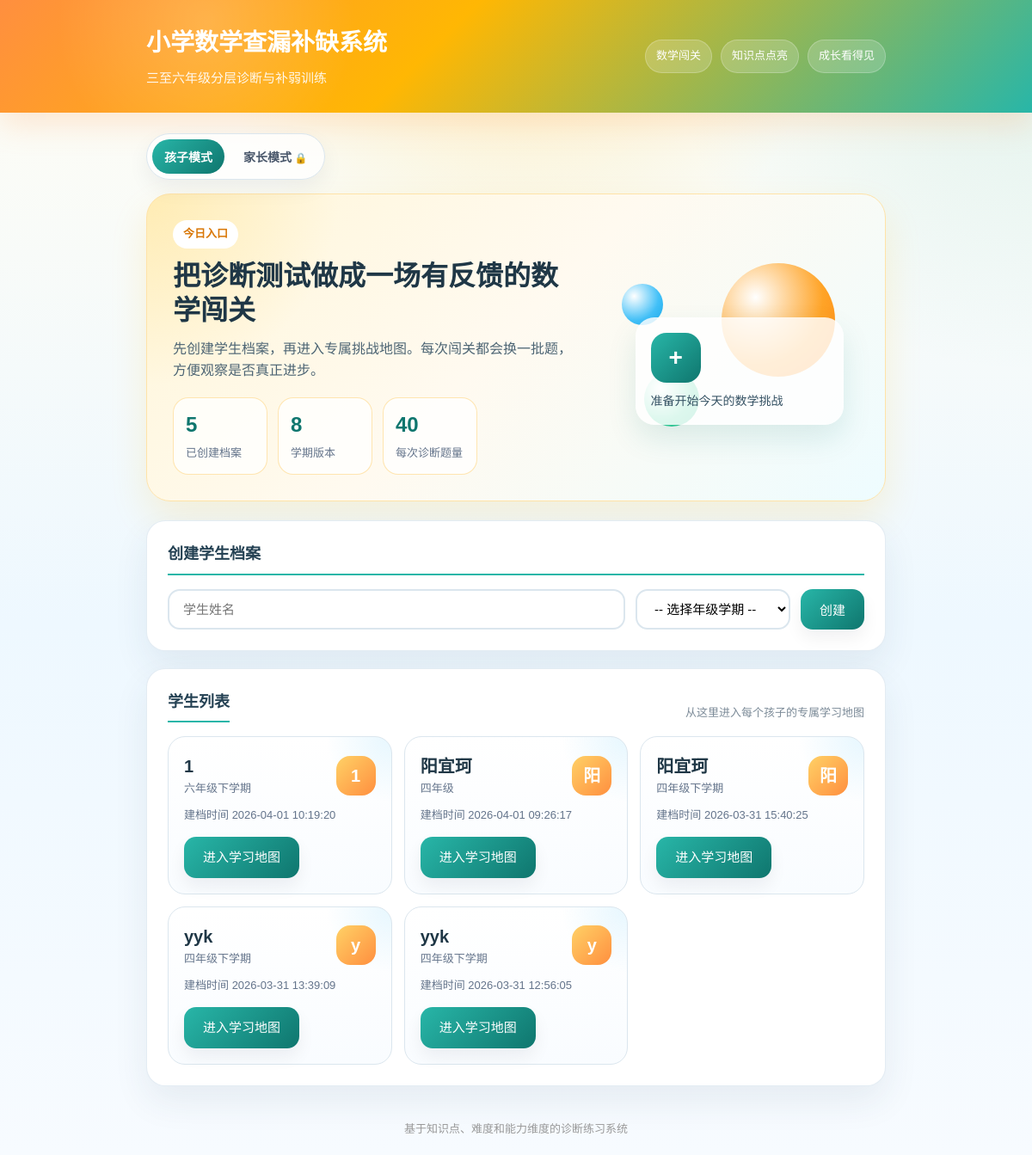
Before: / with the older database file.
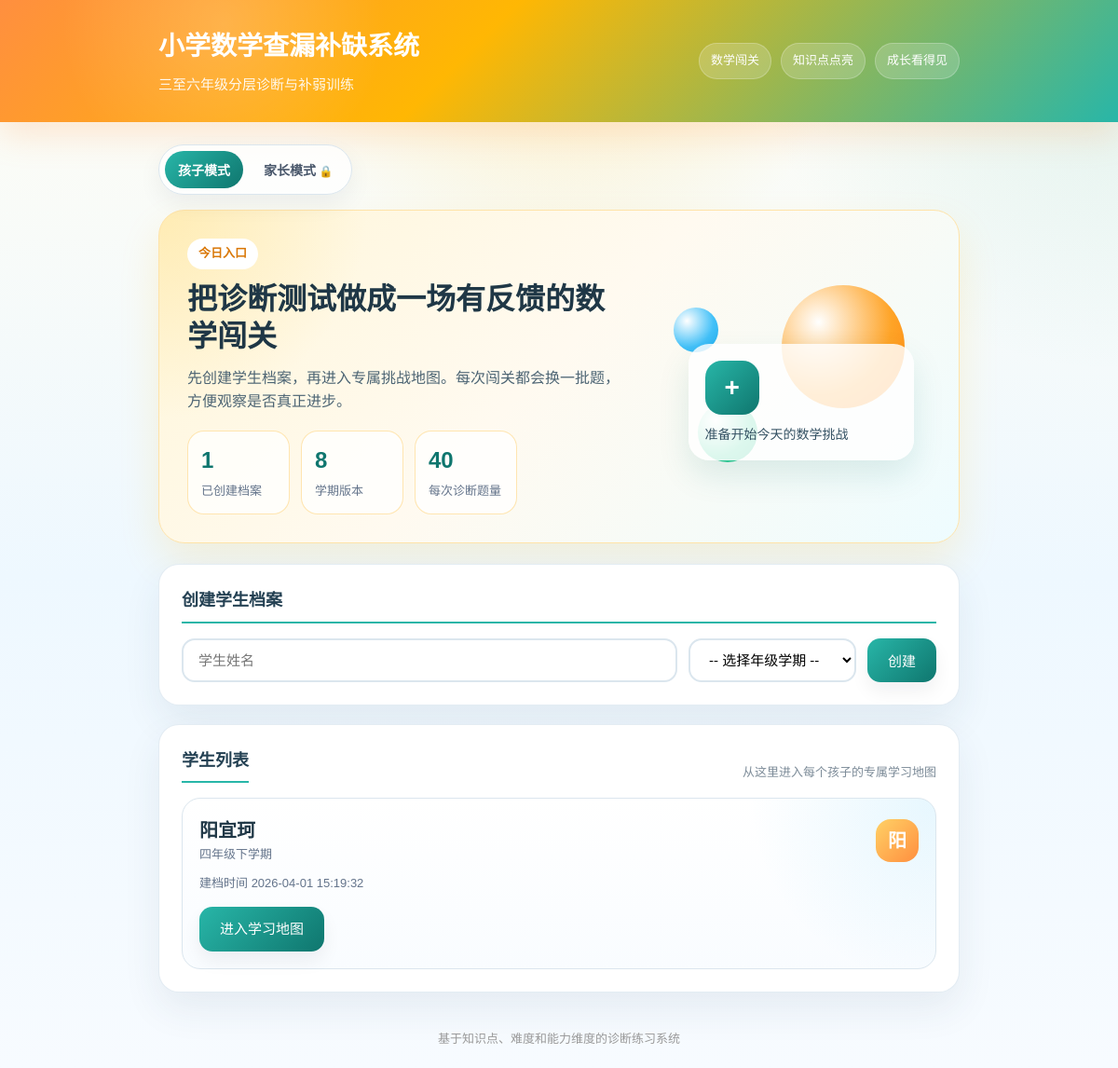
After: the same page with the newer database file.
### tables this page shows
CREATE TABLE students (
            id INTEGER PRIMARY KEY AUTOINCREMENT,
            name TEXT NOT NULL,
            class_name TEXT NOT NULL,
            grade TEXT NOT NULL DEFAULT '四年级下学期',
            created_at TEXT NOT NULL
        );

### app.py (the view)
@app.route("/")
def index():
    students = models.get_all_students()
    return render_template("index.html", students=students, grade_options=GRADE_OPTIONS)

### models.py (called while the page is built)
def get_db():
    conn = sqlite3.connect(DB_PATH)
    conn.row_factory = sqlite3.Row
    return conn

def get_all_students():
    conn = get_db()
    rows = conn.execute("SELECT * FROM students ORDER BY created_at DESC").fetchall()
    conn.close()
    return [dict(r) for r in rows]

### templates/index.html (shortened to what this page needs)
{% extends "base.html" %}
{% block content %}
<section class="hero-panel">
    <div class="hero-copy">
        <span class="eyebrow">今日入口</span>
        <h2>把诊断测试做成一场有反馈的数学闯关</h2>
        <p>先创建学生档案，再进入专属挑战地图。每次闯关都会换一批题，方便观察是否真正进步。</p>
        <div class="hero-stats">
            <div class="hero-stat">
                <strong>{{ students|length }}</strong>
                <span>已创建档案</span>
            </div>
            <div class="hero-stat">
                <strong>{{ grade_options|length }}</strong>
                <span>学期版本</span>
            </div>
            <div class="hero-stat">
                <strong>40</strong>
                <span>每次诊断题量</span>
            </div>
        </div>
    </div>
    <div class="hero-visual">
        <div class="planet planet-a"></div>
        <div class="planet planet-b"></div>
        <div class="planet planet-c"></div>
        <div class="hero-mascot">
            <div class="mascot-face">+</div>
            <p>准备开始今天的数学挑战</p>
        </div>
    </div>
</section>
<section class="card">
    <h2>创建学生档案</h2>
    <form method="POST" action="/student/create" class="form-inline">
        <input type="text" name="name" placeholder="学生姓名" required>
        <select name="grade" required>
            <option value="">-- 选择年级学期 --</option>
        </select>
        <button type="submit" class="btn btn-primary">创建</button>
    </form>
</section>
<section class="card">
    <div class="section-head">
        <h2>学生列表</h2>
        <span class="section-tip">从这里进入每个孩子的专属学习地图</span>
    </div>
    {% if students %}
    <div class="student-grid">
            {% for s in students %}
            <article class="student-card">
                <div class="student-card-top">
                    <div>
                        <div class="student-name">{{ s.name }}</div>
                        <div class="student-grade">{{ s.grade }}</div>
                    </div>
                    <span class="student-avatar">{{ s.name[:1] }}</span>
                </div>
                <p class="student-meta">建档时间 {{ s.created_at }}</p>
                <a href="/student/{{ s.id }}" class="btn btn-primary">进入学习地图</a>
            </article>
            {% endfor %}
    </div>
    {% else %}
    <p class="empty-hint">暂无学生，请先创建学生档案。</p>
    {% endif %}
</section>
{% endblock %}

### templates/base.html (shortened to what this page needs)
<!DOCTYPE html>
<html lang="zh-CN">
<head>
    <link rel="stylesheet" href="{{ url_for('static', filename='style.css') }}">
</head>
<body>
    <header>
        <div class="container">
            <div class="brand-row">
                <div>
                    <h1><a href="/">小学数学查漏补缺系统</a></h1>
                    <p class="subtitle">三至六年级分层诊断与补弱训练</p>
                </div>
                <div class="hero-badges">
                    <span class="hero-chip">数学闯关</span>
                    <span class="hero-chip">知识点点亮</span>
                    <span class="hero-chip">成长看得见</span>
                </div>
            </div>
        </div>
    </header>
    <main class="container">
        <div class="mode-switch" aria-label="界面模式切换">
            <button type="button" class="mode-btn" data-ui-mode="kid">孩子模式</button>
            <button type="button" class="mode-btn mode-btn-parent" data-ui-mode="parent">家长模式</button>
        </div>
        {% block content %}{% endblock %}
    </main>
    <footer>
        <div class="container">
            <p>基于知识点、难度和能力维度的诊断练习系统</p>
        </div>
    </footer>
</body>
</html>

Changed rows visible on the page:
removed students: name "1", grade "六年级下学期", created_at "2026-04-01 10:19:20"
removed students: name "阳宜珂", grade "四年级", name "阳", created_at "2026-04-01 09:26:17"
removed students: name "阳宜珂", grade "四年级下学期", name "阳", created_at "2026-03-31 15:40:25"
removed students: name "yyk", grade "四年级下学期", name "y", created_at "2026-03-31 13:39:09"
removed students: name "yyk", grade "四年级下学期", name "y", created_at "2026-03-31 12:56:05"
added students: name "阳宜珂", grade "四年级下学期", name "阳", created_at "2026-04-01 15:19:32"
Other visible differences:
{{ students|length }}: "5" → "1"
